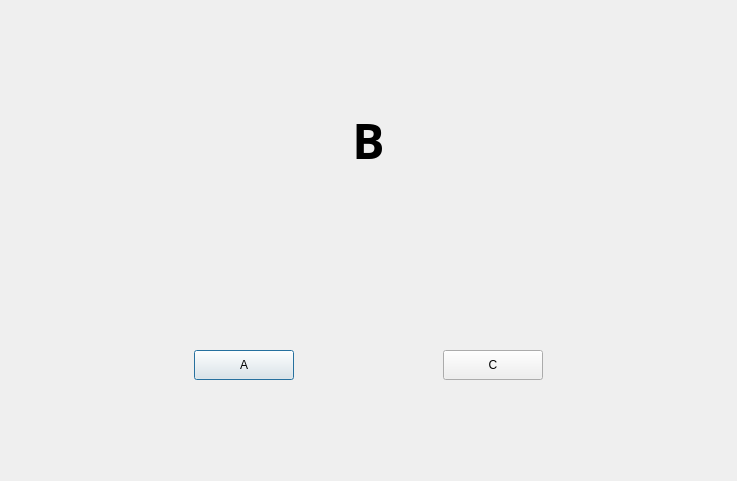
<?xml version="1.0" encoding="UTF-8"?>
<ui version="4.0">
 <class>B</class>
 <widget class="QDialog" name="B">
  <property name="geometry">
   <rect>
    <x>0</x>
    <y>0</y>
    <width>737</width>
    <height>481</height>
   </rect>
  </property>
  <property name="windowTitle">
   <string>Dialog</string>
  </property>
  <widget class="QLabel" name="label">
   <property name="geometry">
    <rect>
     <x>50</x>
     <y>30</y>
     <width>637</width>
     <height>220</height>
    </rect>
   </property>
   <property name="font">
    <font>
     <family>微软雅黑</family>
     <pointsize>36</pointsize>
     <weight>75</weight>
     <bold>true</bold>
    </font>
   </property>
   <property name="text">
    <string>B</string>
   </property>
   <property name="alignment">
    <set>Qt::AlignCenter</set>
   </property>
  </widget>
  <widget class="QWidget" name="layoutWidget">
   <property name="geometry">
    <rect>
     <x>50</x>
     <y>256</y>
     <width>637</width>
     <height>219</height>
    </rect>
   </property>
   <layout class="QHBoxLayout" name="horizontalLayout_3">
    <item>
     <spacer name="horizontalSpacer_7">
      <property name="orientation">
       <enum>Qt::Horizontal</enum>
      </property>
      <property name="sizeHint" stdset="0">
       <size>
        <width>40</width>
        <height>20</height>
       </size>
      </property>
     </spacer>
    </item>
    <item>
     <widget class="QPushButton" name="pushButton_5">
      <property name="minimumSize">
       <size>
        <width>100</width>
        <height>30</height>
       </size>
      </property>
      <property name="maximumSize">
       <size>
        <width>100</width>
        <height>30</height>
       </size>
      </property>
      <property name="text">
       <string>A</string>
      </property>
     </widget>
    </item>
    <item>
     <spacer name="horizontalSpacer_8">
      <property name="orientation">
       <enum>Qt::Horizontal</enum>
      </property>
      <property name="sizeHint" stdset="0">
       <size>
        <width>40</width>
        <height>20</height>
       </size>
      </property>
     </spacer>
    </item>
    <item>
     <widget class="QPushButton" name="pushButton_6">
      <property name="minimumSize">
       <size>
        <width>100</width>
        <height>30</height>
       </size>
      </property>
      <property name="text">
       <string>C</string>
      </property>
     </widget>
    </item>
    <item>
     <spacer name="horizontalSpacer_9">
      <property name="orientation">
       <enum>Qt::Horizontal</enum>
      </property>
      <property name="sizeHint" stdset="0">
       <size>
        <width>40</width>
        <height>20</height>
       </size>
      </property>
     </spacer>
    </item>
   </layout>
  </widget>
 </widget>
 <resources/>
 <connections/>
</ui>
